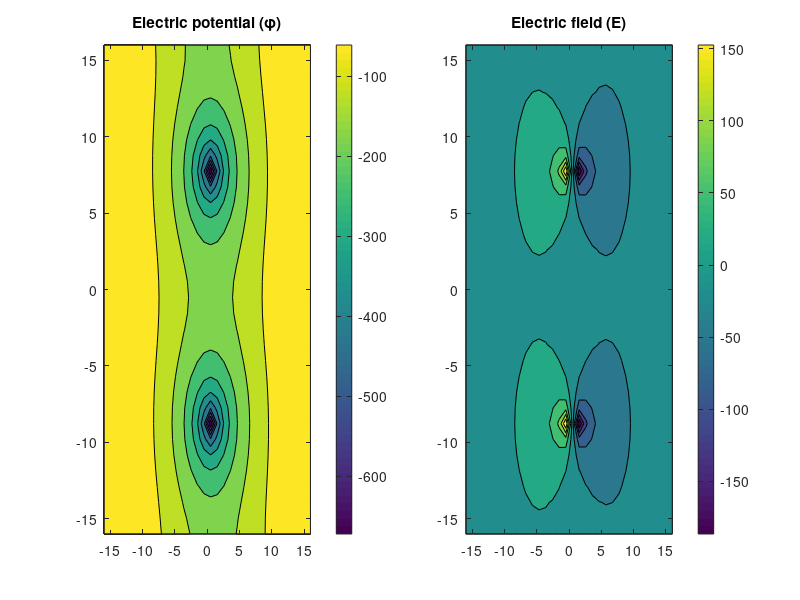

Source code (MATLAB):
N = 32;
Nt = N * N;
Np = 1;
q = -1;
e0 = 1;
L = N;
xmin = -L/2;
xmax = L/2;
H = 1/N;
H2 = H*H;
tol = 1e-10;
maxit = 1000;
use_contour = 1;

range = linspace(xmin, xmax, N);
[X, Y] = meshgrid(range, range);

% Add one charge exactly in the middle of the grid
rho = zeros(Nt, 1);
%rho = rho - q/(Nt-1);
rho(Nt/2 + N*2/8) = -q/(e0*H2);
rho(Nt/2 + N*6/8) = -q/(e0*H2);

A = gallery("tridiag", N, 1, -4, 1);

% Big matrix of coefficients
A = zeros(Nt, Nt);

for i = 1:Nt
	j = i - 1;
	r = 1 + mod(j+1, Nt);
	l = 1 + mod(j-1, Nt);
	t = 1 + mod(j-N, Nt);
	b = 1 + mod(j+N, Nt);

	A(i,i) = -4;
	A(i,r) = 1;
	A(i,l) = 1;
	A(i,t) = 1;
	A(i,b) = 1;
endfor

A = [1,zeros(1, Nt-1);A];
rho = [0;rho];
%A(1,:) = 0;
%A(1,1) = -r;

phi = A\rho;
%phi = pcg(-A, -rho, tol, maxit);

phi = reshape(phi, N, N);

E = -gradient(phi);

graphics_toolkit qt;
f = figure('visible','off');

subplot(1, 2, 1);
if(use_contour)
	contourf(X, Y, phi);
	colorbar()
else
	surf(X, Y, phi);
endif
title("Electric potential (\\phi)");

subplot(1, 2, 2);
if(use_contour)
	contourf(X, Y, E);
	colorbar()
else
	surf(X, Y, E);
endif
title("Electric field (E)");

print('contour2d.png', '-dpng', '-S1024,300');
